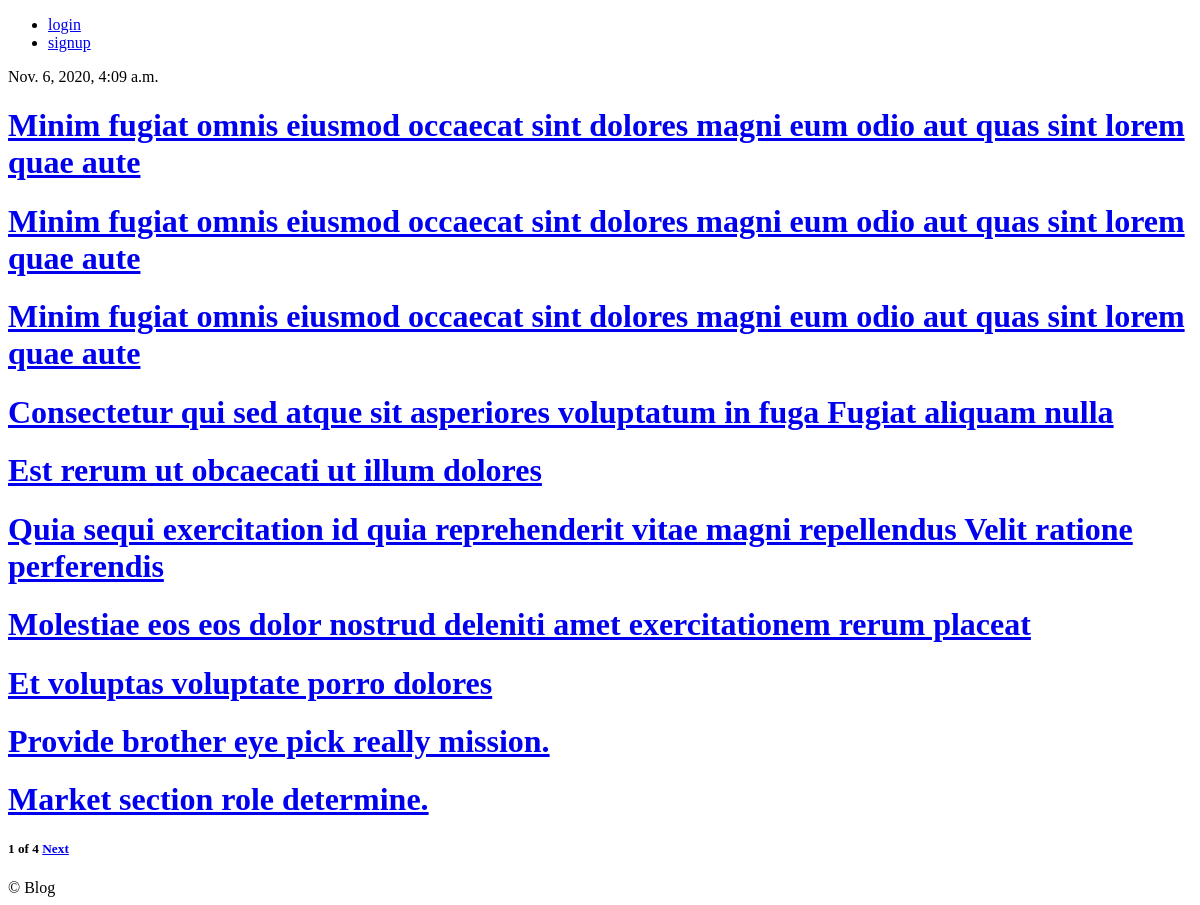
Before: / with the older database file.
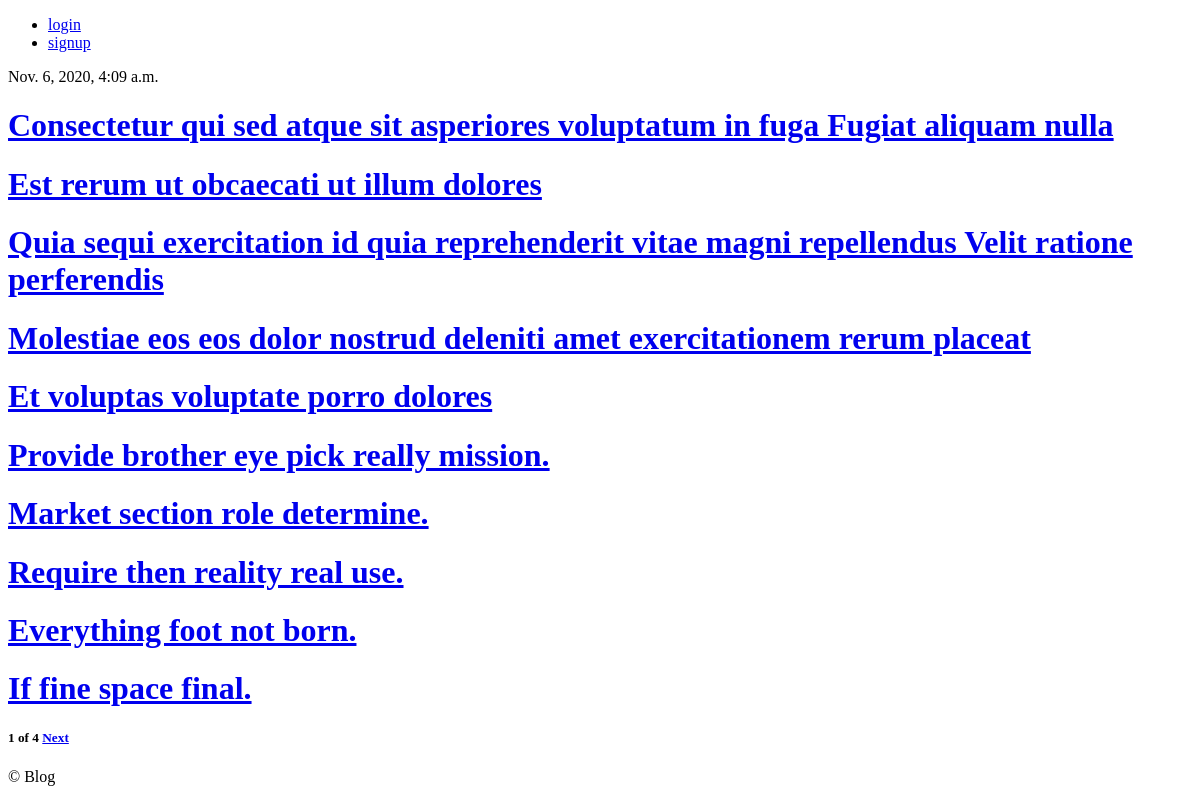
After: the same page with the newer database file.
### posts/models.py (models this page shows, shortened)
class Post(core_models.TimeStampedModel):
    title = models.CharField(max_length=140)
    description = models.TextField()
    photo = models.ImageField(blank=True,)
    author = models.ForeignKey(
        "users.User", related_name="author", on_delete=models.CASCADE)
    is_published = models.BooleanField(default=False)
    authorized_by = models.ForeignKey(
        "users.User", on_delete=models.SET_NULL, null=True, blank=True, default=None)
    category = models.ForeignKey(
        "Category", on_delete=models.CASCADE)

### posts/views.py (the view)
# urls.py: path("", post_views.HomeView.as_view(), name="home")
class HomeView(ListView):
    model = models.Post
    paginate_by = 10
    ordering = "-created_at"
    paginate_orphans = 5
    def get_context_data(self, **kwargs):
        context = super().get_context_data(**kwargs)
        now = timezone.now()
        context["now"] = now
        return context

### templates/posts/post_list.html (shortened to what this page needs)
{% extends 'base.html' %}
{% block content %}
{{now}}
{% if object_list.count > 0 %}
{% for post in object_list %}
<h1>
    <a href="{% url 'posts:detail' post.pk %}">{{post.title}}</a>
</h1>
{% endfor %}
{% else %}
<h1>
    No Posts
</h1>
{% endif %}
<h5>
    {{page_obj.number}} of {{page_obj.paginator.num_pages}}
    {% if page_obj.has_next %}
    <a href="?page={{page_obj.next_page_number}}">Next</a>
    {% endif %}
</h5>
{% endblock content %}

Changed rows visible on the page:
removed Post: title "Minim fugiat omnis eiusmod occaecat sint dolores magni eum odio aut quas sint lorem quae aute"
removed Post: title "Minim fugiat omnis eiusmod occaecat sint dolores magni eum odio aut quas sint lorem quae aute"
removed Post: title "Minim fugiat omnis eiusmod occaecat sint dolores magni eum odio aut quas sint lorem quae aute"
now on this page (row unchanged): Post: title "Require then reality real use."
now on this page (row unchanged): Post: title "Everything foot not born."
now on this page (row unchanged): Post: title "If fine space final."
